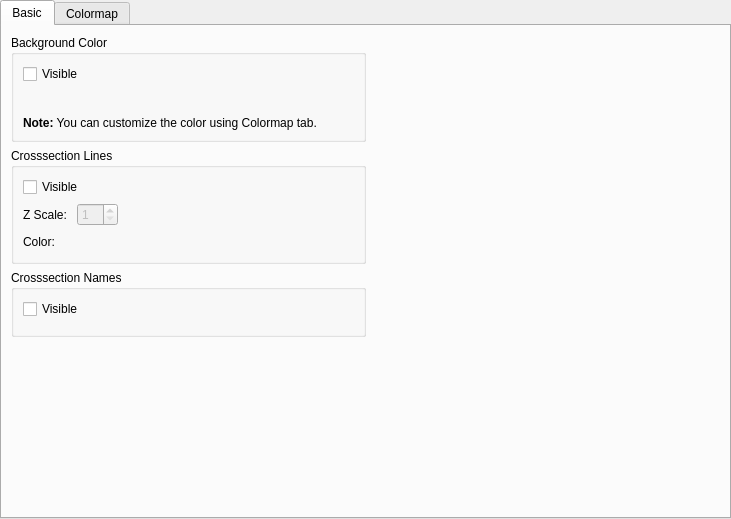
<?xml version="1.0" encoding="UTF-8"?>
<ui version="4.0">
 <class>GeoDataRiverSurvey_DisplaySettingWidget</class>
 <widget class="QWidget" name="GeoDataRiverSurvey_DisplaySettingWidget">
  <property name="geometry">
   <rect>
    <x>0</x>
    <y>0</y>
    <width>731</width>
    <height>519</height>
   </rect>
  </property>
  <property name="windowTitle">
   <string>Form</string>
  </property>
  <layout class="QVBoxLayout" name="verticalLayout_5">
   <property name="leftMargin">
    <number>0</number>
   </property>
   <property name="topMargin">
    <number>0</number>
   </property>
   <property name="rightMargin">
    <number>0</number>
   </property>
   <property name="bottomMargin">
    <number>0</number>
   </property>
   <item>
    <widget class="QTabWidget" name="tabWidget">
     <property name="currentIndex">
      <number>0</number>
     </property>
     <widget class="QWidget" name="basicTab">
      <attribute name="title">
       <string>Basic</string>
      </attribute>
      <layout class="QHBoxLayout" name="horizontalLayout_4">
       <item>
        <layout class="QVBoxLayout" name="verticalLayout_3" stretch="0,0,0,1">
         <item>
          <widget class="QGroupBox" name="bgGroupBox">
           <property name="title">
            <string>Background Color</string>
           </property>
           <layout class="QVBoxLayout" name="verticalLayout">
            <item>
             <widget class="QCheckBox" name="bgVisibleCheckBox">
              <property name="text">
               <string>Visible</string>
              </property>
             </widget>
            </item>
            <item>
             <layout class="QHBoxLayout" name="horizontalLayout">
              <item>
               <spacer name="horizontalSpacer_2">
                <property name="orientation">
                 <enum>Qt::Horizontal</enum>
                </property>
                <property name="sizeType">
                 <enum>QSizePolicy::Fixed</enum>
                </property>
                <property name="sizeHint" stdset="0">
                 <size>
                  <width>15</width>
                  <height>20</height>
                 </size>
                </property>
               </spacer>
              </item>
              <item>
               <widget class="TransparencyWidget" name="transparencyWidget" native="true">
                <property name="enabled">
                 <bool>false</bool>
                </property>
               </widget>
              </item>
              <item>
               <spacer name="horizontalSpacer">
                <property name="orientation">
                 <enum>Qt::Horizontal</enum>
                </property>
                <property name="sizeHint" stdset="0">
                 <size>
                  <width>40</width>
                  <height>20</height>
                 </size>
                </property>
               </spacer>
              </item>
             </layout>
            </item>
            <item>
             <widget class="QLabel" name="bcNoteLabel">
              <property name="text">
               <string>&lt;html&gt;&lt;head/&gt;&lt;body&gt;&lt;p&gt;&lt;span style=&quot; font-weight:600;&quot;&gt;Note:&lt;/span&gt; You can customize the color using Colormap tab.&lt;/p&gt;&lt;/body&gt;&lt;/html&gt;</string>
              </property>
              <property name="wordWrap">
               <bool>true</bool>
              </property>
             </widget>
            </item>
           </layout>
          </widget>
         </item>
         <item>
          <widget class="QGroupBox" name="crosssectionGroupBox">
           <property name="title">
            <string>Crosssection Lines</string>
           </property>
           <layout class="QGridLayout" name="gridLayout">
            <item row="0" column="0" colspan="2">
             <widget class="QCheckBox" name="clVisibleCheckBox">
              <property name="text">
               <string>Visible</string>
              </property>
             </widget>
            </item>
            <item row="1" column="0">
             <widget class="QLabel" name="zScaleLabel">
              <property name="text">
               <string>Z Scale: </string>
              </property>
             </widget>
            </item>
            <item row="1" column="1">
             <layout class="QHBoxLayout" name="horizontalLayout_2">
              <item>
               <widget class="QSpinBox" name="zScaleSpinBox">
                <property name="enabled">
                 <bool>false</bool>
                </property>
                <property name="minimum">
                 <number>1</number>
                </property>
               </widget>
              </item>
              <item>
               <spacer name="horizontalSpacer_3">
                <property name="orientation">
                 <enum>Qt::Horizontal</enum>
                </property>
                <property name="sizeHint" stdset="0">
                 <size>
                  <width>40</width>
                  <height>20</height>
                 </size>
                </property>
               </spacer>
              </item>
             </layout>
            </item>
            <item row="2" column="0">
             <widget class="QLabel" name="colorLabel">
              <property name="text">
               <string>Color:</string>
              </property>
             </widget>
            </item>
            <item row="2" column="1">
             <layout class="QHBoxLayout" name="horizontalLayout_3">
              <item>
               <widget class="ColorEditWidget" name="colorWidget">
                <property name="text">
                 <string/>
                </property>
               </widget>
              </item>
              <item>
               <spacer name="horizontalSpacer_4">
                <property name="orientation">
                 <enum>Qt::Horizontal</enum>
                </property>
                <property name="sizeHint" stdset="0">
                 <size>
                  <width>40</width>
                  <height>20</height>
                 </size>
                </property>
               </spacer>
              </item>
             </layout>
            </item>
           </layout>
          </widget>
         </item>
         <item>
          <widget class="QGroupBox" name="groupBox">
           <property name="title">
            <string>Crosssection Names</string>
           </property>
           <layout class="QVBoxLayout" name="verticalLayout_2">
            <item>
             <widget class="QCheckBox" name="nameVisibleCheckBox">
              <property name="text">
               <string>Visible</string>
              </property>
             </widget>
            </item>
            <item>
             <widget class="vtkTextPropertySettingWidget" name="nameFontWidget" native="true">
              <property name="enabled">
               <bool>false</bool>
              </property>
             </widget>
            </item>
           </layout>
          </widget>
         </item>
         <item>
          <spacer name="verticalSpacer">
           <property name="orientation">
            <enum>Qt::Vertical</enum>
           </property>
           <property name="sizeHint" stdset="0">
            <size>
             <width>20</width>
             <height>40</height>
            </size>
           </property>
          </spacer>
         </item>
        </layout>
       </item>
       <item>
        <spacer name="horizontalSpacer_5">
         <property name="orientation">
          <enum>Qt::Horizontal</enum>
         </property>
         <property name="sizeHint" stdset="0">
          <size>
           <width>347</width>
           <height>20</height>
          </size>
         </property>
        </spacer>
       </item>
      </layout>
     </widget>
     <widget class="QWidget" name="colormapTab">
      <attribute name="title">
       <string>Colormap</string>
      </attribute>
      <layout class="QVBoxLayout" name="verticalLayout_4">
       <item>
        <widget class="QWidgetContainer" name="colorMapWidget" native="true"/>
       </item>
      </layout>
     </widget>
    </widget>
   </item>
  </layout>
 </widget>
 <customwidgets>
  <customwidget>
   <class>ColorEditWidget</class>
   <extends>QLabel</extends>
   <header>guibase/widget/coloreditwidget.h</header>
   <container>1</container>
  </customwidget>
  <customwidget>
   <class>TransparencyWidget</class>
   <extends>QWidget</extends>
   <header>guibase/widget/transparencywidget.h</header>
   <container>1</container>
  </customwidget>
  <customwidget>
   <class>QWidgetContainer</class>
   <extends>QWidget</extends>
   <header>misc/qwidgetcontainer.h</header>
   <container>1</container>
  </customwidget>
  <customwidget>
   <class>vtkTextPropertySettingWidget</class>
   <extends>QWidget</extends>
   <header>guibase/vtktextpropertysettingwidget.h</header>
   <container>1</container>
  </customwidget>
 </customwidgets>
 <resources/>
 <connections>
  <connection>
   <sender>bgVisibleCheckBox</sender>
   <signal>toggled(bool)</signal>
   <receiver>transparencyWidget</receiver>
   <slot>setEnabled(bool)</slot>
   <hints>
    <hint type="sourcelabel">
     <x>186</x>
     <y>60</y>
    </hint>
    <hint type="destinationlabel">
     <x>43</x>
     <y>85</y>
    </hint>
   </hints>
  </connection>
  <connection>
   <sender>clVisibleCheckBox</sender>
   <signal>toggled(bool)</signal>
   <receiver>colorWidget</receiver>
   <slot>setEnabled(bool)</slot>
   <hints>
    <hint type="sourcelabel">
     <x>33</x>
     <y>161</y>
    </hint>
    <hint type="destinationlabel">
     <x>74</x>
     <y>216</y>
    </hint>
   </hints>
  </connection>
  <connection>
   <sender>nameVisibleCheckBox</sender>
   <signal>toggled(bool)</signal>
   <receiver>nameFontWidget</receiver>
   <slot>setEnabled(bool)</slot>
   <hints>
    <hint type="sourcelabel">
     <x>40</x>
     <y>272</y>
    </hint>
    <hint type="destinationlabel">
     <x>71</x>
     <y>287</y>
    </hint>
   </hints>
  </connection>
  <connection>
   <sender>clVisibleCheckBox</sender>
   <signal>toggled(bool)</signal>
   <receiver>zScaleSpinBox</receiver>
   <slot>setEnabled(bool)</slot>
   <hints>
    <hint type="sourcelabel">
     <x>86</x>
     <y>157</y>
    </hint>
    <hint type="destinationlabel">
     <x>85</x>
     <y>179</y>
    </hint>
   </hints>
  </connection>
 </connections>
</ui>
